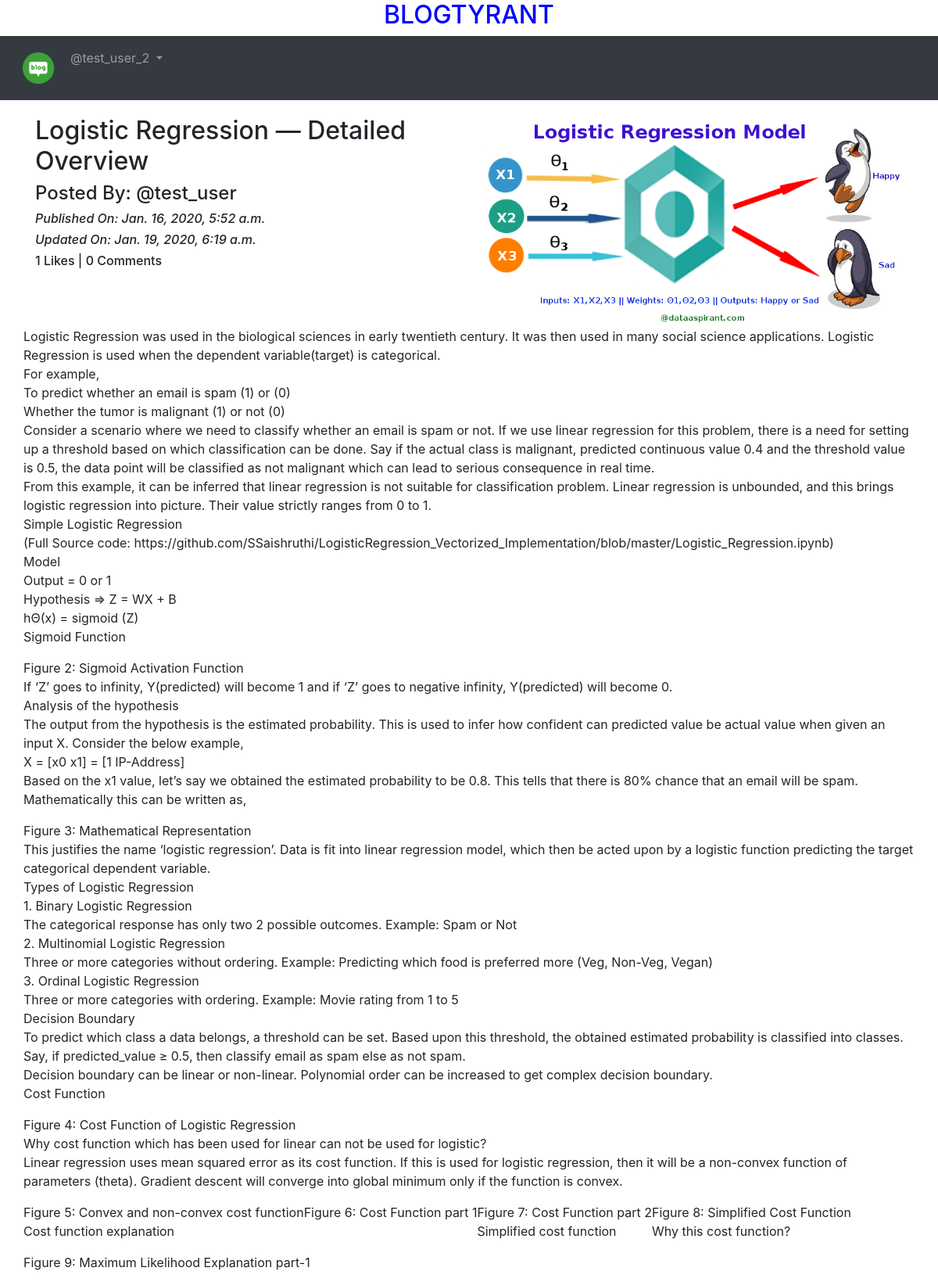
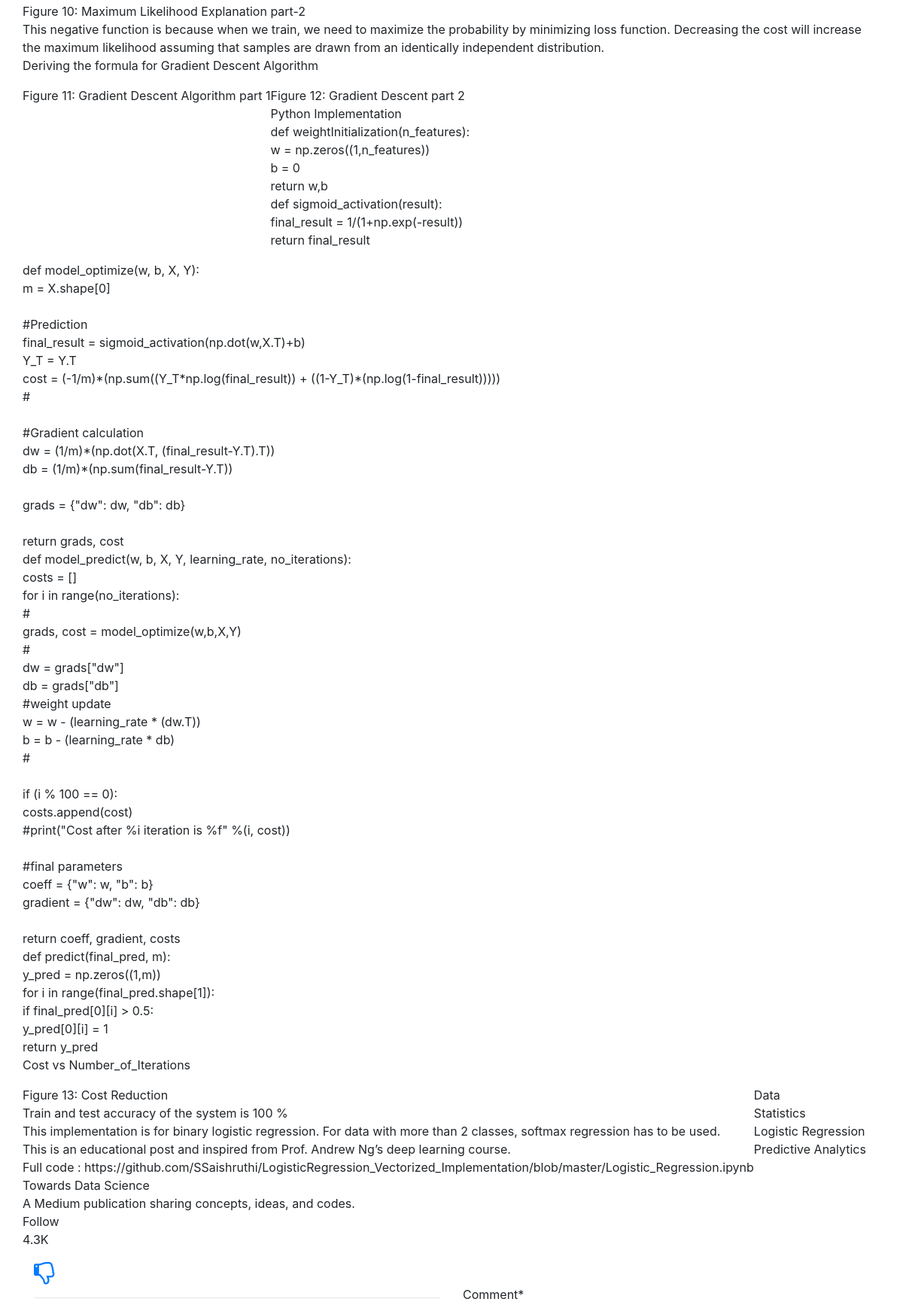
The app's page /blog/details/Logistic-Regression--Detailed-Overview-6d966158-6087-490f-a4a5-b92802ec9058 (signed in, upper part) with its own data (2 pictures, top to bottom).
### App_Blog/models.py (models this page shows, shortened)
class Blog(models.Model):
    author = models.ForeignKey(User, on_delete=models.CASCADE, related_name='post_author')
    blog_title = models.CharField(max_length=264, verbose_name="Put a Title")
    slug = models.SlugField(max_length=264, unique=True)
    blog_content = models.TextField(verbose_name="What is on your mind?")
    blog_image = models.ImageField(upload_to='blog_images', verbose_name="Image")
    publish_date = models.DateTimeField(auto_now_add=True)
    update_date = models.DateTimeField(auto_now=True)
    class Meta:
        ordering = ['-publish_date',]

### App_Blog/views.py (the view, shortened to what this page needs)
# urls.py: path('details/<slug:slug>', views.blog_details, name='blog_details'),
@login_required
def blog_details(request, slug):
    blog = Blog.objects.get(slug=slug)
    comment_form = CommentForm()
    already_liked = Likes.objects.filter(blog=blog, user= request.user)
    if already_liked:
        liked = True
    else:
        liked = False
    return render(request, 'App_Blog/blog_details.html', context={'blog':blog, 'comment_form':comment_form, 'liked':liked,})

### templates/App_Blog/blog_details.html (shortened to what this page needs)
{% extends 'base.html' %}
{% load crispy_forms_tags %}
{% block body_block %}
<div class="row">
  <div class="col-sm-6">
    <h2>{{blog.blog_title}}</h2>
    <h4>Posted By: @{{blog.author}}</h4>
    <i><h6>Published On: {{blog.publish_date}}</h6></i>
    <i><h6>Updated On: {{blog.update_date}}</h6></i>
    <h6>{{blog.liked_blog.count}} Likes | {{blog.blog_comment.count}} Comments</h6>
  </div>
  <div class="col-sm-6">
    <img src="/media/{{blog.blog_image}}" width="100%">
  </div>
  <p>
    {{blog.blog_content|linebreaks}}
  </p>
  </div>
  {% if not liked %}
  <a href="{% url 'App_Blog:liked_post' pk=blog.pk %}">
    <i class="fa fa-thumbs-o-up fa-2x" aria-hidden="true"></i>
  </a>
  {% else %}
  <a href="{% url 'App_Blog:unliked_post' pk=blog.pk %}">
    <i class="fa fa-thumbs-o-down fa-2x" aria-hidden="true"></i>
  </a>
  {% endif %}
  <div class="row">
    <div class="col-sm-6">
      <hr>
    </div>
    <div class="col-sm-6">
      <form method="POST">
        {{ comment_form|crispy }}
      </form>
    </div>
  </div>
  <br>
  <br>
  {% endblock %}

### templates/base.html (shortened to what this page needs)
<!DOCTYPE html>
{% load static %}
<html lang="en" dir="ltr">
<head>
  <link rel="stylesheet" href="https://maxcdn.bootstrapcdn.com/bootstrap/4.4.1/css/bootstrap.min.css">
  <link href="https://maxcdn.bootstrapcdn.com/font-awesome/4.7.0/css/font-awesome.min.css" rel="stylesheet">
</head>
<body>
  <h2 style="text-align:center;color:blue;">BLOGTYRANT</h2>
  <nav class="navbar navbar-expand-sm bg-dark navbar-dark">
    <ul class="navbar-nav">
      <li class="nav-item active">
        <a class="nav-link" href="{% url 'index' %}"><img src="/media/logo.png" width="50px"></a>
      </li>
      {% if user.is_authenticated %}
      <div class="nav-item dropdown">
        <a class="nav-link dropdown-toggle" href="#" id="navbardrop" data-toggle="dropdown">
          @{{user.username}}
        </a>
      </div>
      {% endif %}
    </ul>
  </nav>
  <div class="container" style="padding-top:20px">
    {% block body_block %}
    {% endblock %}
  </div>
</body>
</html>

### records on screen
Blog: blog_title "Logistic Regression — Detailed Overview", author "test_user", publish_date "Jan. 16, 2020, 5:52 a.m.", update_date "Jan. 19, 2020, 6:19 a.m.", liked_blog.count "1", blog_comment.count "0", blog_image (picture), blog_content "Logistic Regression was used in the biological sciences in early twentieth century. It was then used in many social science applications. Logistic Regression is used when the dependent variable(target) is categorical. For example, To predict whether an email is spam (1) or (0) Whether the tumor is malignant (1) or not (0) Consider a scenario where we need to classify whether an email is spam or not. If we use linear regression for this problem, there is a need for setting up a threshold based on which classification can be done. Say if the actual class is malignant, predicted continuous value 0.4 and the threshold value is 0.5, the data point will be classified as not malignant which can…"

### other values on screen
{{ user.username }} "test_user_2"
{{ comment_form|crispy }} "Comment *"
